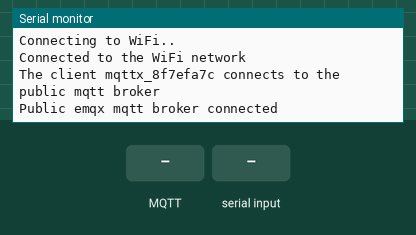
Bench run of a sketch on a simulated ESP32. On the bench: the last lines printed to the serial monitor. Inputs (shaded band) come from the test bench. WiFi joins after 1.5 s; servers stay silent unless stated; no MQTT or app messages arrive unless stated; nothing arrives over Bluetooth unless stated.

Above: at 2.7 s.
2.8 s: MQTT message "1" arrives on the first subscribed topic
At 4.0 s:
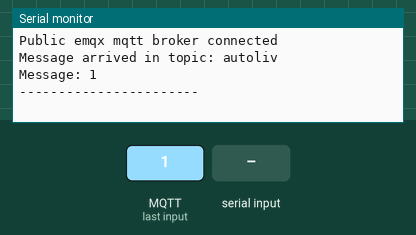
4.3 s: MQTT message "on" arrives on the first subscribed topic
At 5.2 s:
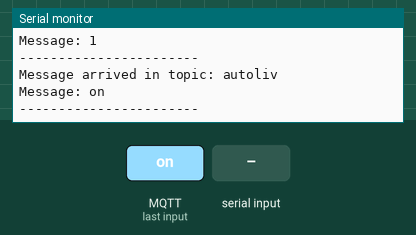
5.8 s: MQTT message "off" arrives on the first subscribed topic
At 6.4 s:
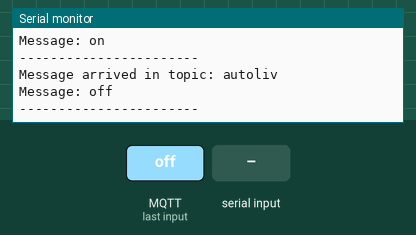
7.3 s: "1\n" received over the second serial link
At 8.5 s:
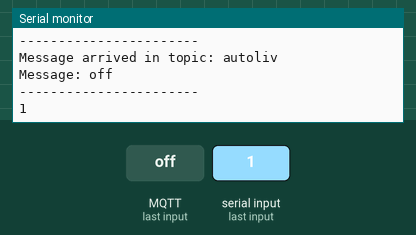
8.8 s: "0\n" received over the second serial link
At 9.8 s:
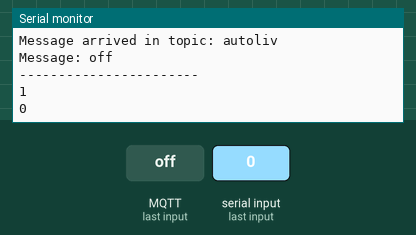

The sketch:

projet_autoliv.ino
```cpp
#include "BluetoothSerial.h"
#include <WiFi.h>
#include <PubSubClient.h>

BluetoothSerial SerialBT; // Créez un objet BluetoothSerial pour gérer la connexion

#define ID 2
// WiFi
const char ssid[] = "safachbchoub089@gmail.com"; // Enter your WiFi name
const char password[] = "!9rh3dr";  // Enter WiFi password

// MQTT Broker
const char mqtt_broker[] = "broker.emqx.io";
const char topic[] = "autoliv";

const int mqtt_port = 1883;

WiFiClient espClient;
PubSubClient client(espClient);

void setup() {
  Serial.begin(115200); // Pour le débogage
  SerialBT.begin("ESP32test"); // Initialisez le service Bluetooth avec un nom pour votre appareil

  // Connect to WiFi network
  WiFi.begin(ssid, password);
  while (WiFi.status() != WL_CONNECTED) {
    delay(500);
    Serial.println("Connecting to WiFi..");
  }
  Serial.println("Connected to the WiFi network");

  // Connect to MQTT broker
  client.setServer(mqtt_broker, mqtt_port);
  client.setCallback(callback);
  while (!client.connected()) {
    const char client_id[] = "mqttx_8f7efa7c";
    Serial.printf("The client %s connects to the public mqtt broker\n", client_id);
    if (client.connect("jgtf756bcdky58jr")) {
      Serial.println("Public emqx mqtt broker connected");
    } else {
      Serial.print("failed with state ");
      Serial.print(client.state());
      delay(2000);
    }
  }

  // Publish and subscribe
  client.publish(topic, "Hi EMQX I'm ESP32 ^^");
  client.subscribe(topic);
}

void callback(char *topic, byte *payload, unsigned int length) {
  Serial.print("Message arrived in topic: ");
  Serial.println(topic);
  Serial.print("Message: ");
  for (unsigned int i = 0; i < length; i++) {
    Serial.print((char)payload[i]);
  }
  Serial.println();
  Serial.println("-----------------------");
}

void loop() {
      client.loop();
   if (SerialBT.available()) { // Vérifiez si des données sont disponibles à lire via Bluetooth
    String data = SerialBT.readStringUntil('\n'); // Lisez les données jusqu'à ce que vous obteniez une nouvelle ligne
    Serial.println(data); // Affichez les données sur le moniteur série pour le débogage
  }
}
```

Measured:
- after the input at 2.8 s, the serial monitor: prints a new line at once (image 1)
- after the input at 4.3 s, the serial monitor: prints a new line at once (image 2)
- after the input at 5.8 s, the serial monitor: prints a new line at once (image 3)
- after the input at 7.3 s, the serial monitor: prints a new line at once (image 4)
- after the input at 8.8 s, the serial monitor: prints a new line at once (image 5)
